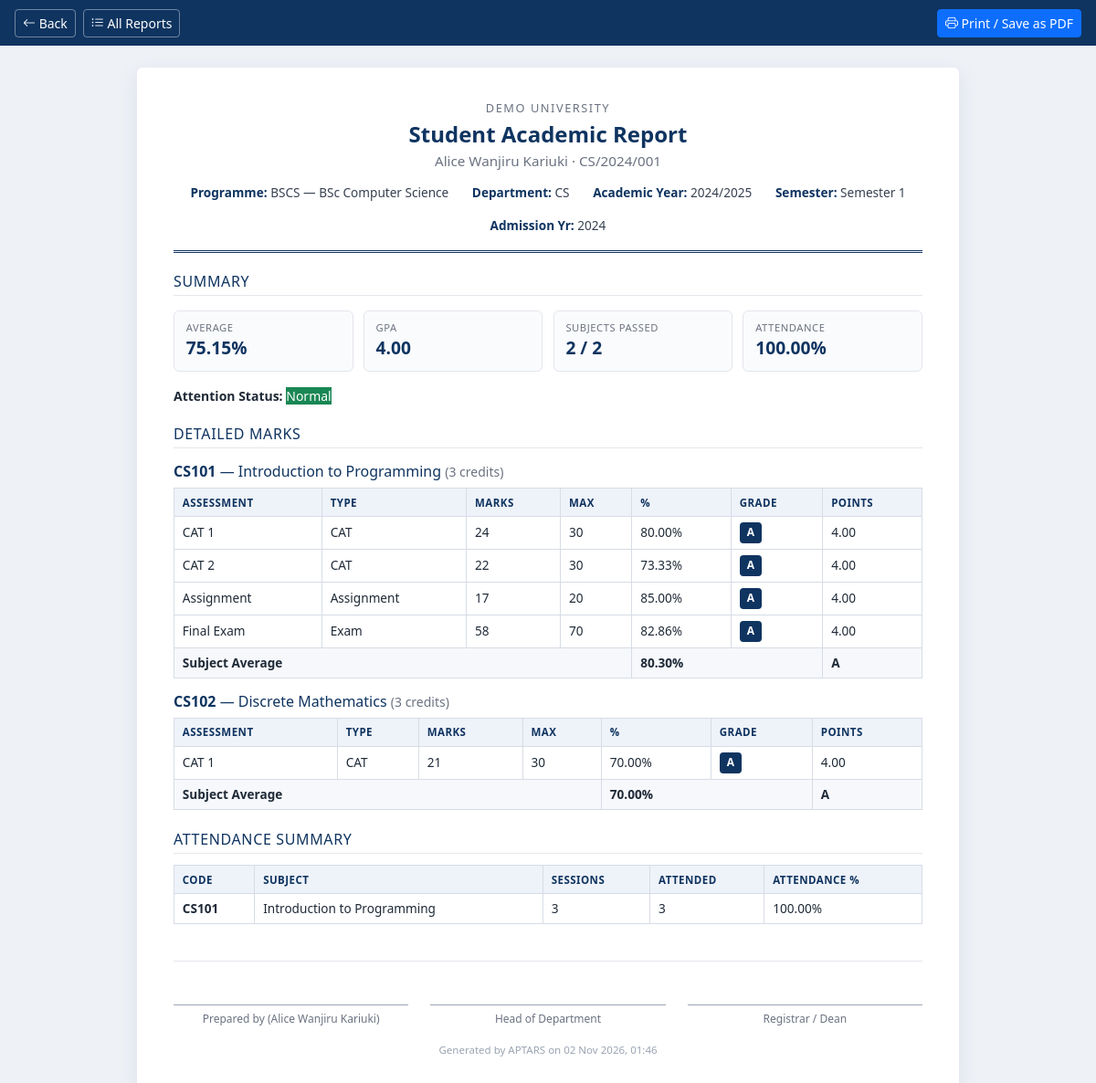
The app's page /reports/student_report.php (signed in) with its own data.
### tables this page shows
CREATE TABLE `results` (
  `id`               INT UNSIGNED NOT NULL AUTO_INCREMENT,
  `student_id`       INT UNSIGNED NOT NULL,
  `subject_id`       INT UNSIGNED NOT NULL,
  `assessment_id`    INT UNSIGNED NOT NULL,
  `semester_id`      INT UNSIGNED NOT NULL,
  `academic_year_id` INT UNSIGNED NOT NULL,
  `marks`            DECIMAL(6,2) NOT NULL,
  `max_marks`        DECIMAL(6,2) NOT NULL,
  `percentage`       DECIMAL(5,2) NOT NULL,
  `grade`            VARCHAR(3) NOT NULL,
  `grade_point`      DECIMAL(3,2) NOT NULL DEFAULT 0,
  `entered_by`       INT UNSIGNED DEFAULT NULL,
  `status`           ENUM('draft','published') NOT NULL DEFAULT 'published',
  `created_at`       TIMESTAMP NOT NULL DEFAULT CURRENT_TIMESTAMP,
  `updated_at`       TIMESTAMP NOT NULL DEFAULT CURRENT_TIMESTAMP ON UPDATE CURRENT_TIMESTAMP,
  PRIMARY KEY (`id`),
  UNIQUE KEY `uk_res_stud_ass` (`student_id`,`assessment_id`,`semester_id`),
  KEY `idx_res_subj`  (`subject_id`),
  KEY `idx_res_sem`   (`semester_id`),
  KEY `idx_res_year`  (`academic_year_id`),
  CONSTRAINT `fk_res_stud` FOREIGN KEY (`student_id`)       REFERENCES `students`(`id`)       ON UPDATE CASCADE ON DELETE CASCADE,
  CONSTRAINT `fk_res_subj` FOREIGN KEY (`subject_id`)       REFERENCES `subjects`(`id`)       ON UPDATE CASCADE ON DELETE RESTRICT,
  CONSTRAINT `fk_res_ass`  FOREIGN KEY (`assessment_id`)    REFERENCES `assessments`(`id`)    ON UPDATE CASCADE ON DELETE CASCADE,
  CONSTRAINT `fk_res_sem`  FOREIGN KEY (`semester_id`)      REFERENCES `semesters`(`id`)      ON UPDATE CASCADE ON DELETE RESTRICT,
  CONSTRAINT `fk_res_year` FOREIGN KEY (`academic_year_id`) REFERENCES `academic_years`(`id`) ON UPDATE CASCADE ON DELETE RESTRICT,
  CONSTRAINT `fk_res_user` FOREIGN KEY (`entered_by`)       REFERENCES `users`(`id`)          ON UPDATE CASCADE ON DELETE SET NULL
);

CREATE TABLE `assessments` (
  `id`          INT UNSIGNED NOT NULL AUTO_INCREMENT,
  `subject_id`  INT UNSIGNED NOT NULL,
  `semester_id` INT UNSIGNED NOT NULL,
  `name`        VARCHAR(60) NOT NULL,
  `type`        ENUM('CAT','Assignment','Practical','Exam','Other') NOT NULL DEFAULT 'CAT',
  `max_marks`   DECIMAL(6,2) NOT NULL DEFAULT 100,
  `weight`      DECIMAL(5,2) NOT NULL DEFAULT 0,
  `status`      ENUM('active','inactive') NOT NULL DEFAULT 'active',
  PRIMARY KEY (`id`),
  KEY `idx_ass_subj` (`subject_id`),
  KEY `idx_ass_sem`  (`semester_id`),
  CONSTRAINT `fk_ass_subj` FOREIGN KEY (`subject_id`)  REFERENCES `subjects`(`id`)  ON UPDATE CASCADE ON DELETE CASCADE,
  CONSTRAINT `fk_ass_sem`  FOREIGN KEY (`semester_id`) REFERENCES `semesters`(`id`) ON UPDATE CASCADE ON DELETE RESTRICT
);

CREATE TABLE `grading_scales` (
  `id`             INT UNSIGNED NOT NULL AUTO_INCREMENT,
  `grade`          VARCHAR(3) NOT NULL,
  `min_percentage` DECIMAL(5,2) NOT NULL,
  `max_percentage` DECIMAL(5,2) NOT NULL,
  `grade_point`    DECIMAL(3,2) NOT NULL,
  `description`    VARCHAR(60) DEFAULT NULL,
  PRIMARY KEY (`id`),
  UNIQUE KEY `uk_grade` (`grade`)
);

CREATE TABLE `subjects` (
  `id`            INT UNSIGNED NOT NULL AUTO_INCREMENT,
  `programme_id`  INT UNSIGNED NOT NULL,
  `department_id` INT UNSIGNED NOT NULL,
  `code`          VARCHAR(20) NOT NULL,
  `name`          VARCHAR(150) NOT NULL,
  `credit_hours`  TINYINT UNSIGNED NOT NULL DEFAULT 3,
  `semester`      ENUM('1','2','3') NOT NULL DEFAULT '1',
  `status`        ENUM('active','inactive') NOT NULL DEFAULT 'active',
  PRIMARY KEY (`id`),
  UNIQUE KEY `uk_subj_code` (`code`),
  KEY `idx_subj_prog` (`programme_id`),
  KEY `idx_subj_dept` (`department_id`),
  CONSTRAINT `fk_subj_prog` FOREIGN KEY (`programme_id`)  REFERENCES `programmes`(`id`)   ON UPDATE CASCADE ON DELETE RESTRICT,
  CONSTRAINT `fk_subj_dept` FOREIGN KEY (`department_id`) REFERENCES `departments`(`id`)  ON UPDATE CASCADE ON DELETE RESTRICT
);

### includes/analysis.php (called while the page is built, shortened)
<?php
function studentPerformanceSummary(int $studentId, int $semesterId): array {
    $pdo = db();
    $stmt = $pdo->prepare("
        SELECT sub.id AS subject_id, sub.code, sub.name,
               AVG(r.percentage) AS avg_pct,
               COUNT(r.id) AS assessment_count
        FROM results r
        JOIN subjects sub ON sub.id = r.subject_id
        WHERE r.student_id = ? AND r.semester_id = ? AND r.status='published'
        GROUP BY sub.id, sub.code, sub.name
    ");
    $stmt->execute([$studentId, $semesterId]);
    $subjects = $stmt->fetchAll();
    $avg = 0.0; $gpa = 0.0; $passed = 0; $failed = 0; $totalCredits = 0;
    foreach ($subjects as $s) {
        $p = (float)$s['avg_pct'];
        $avg += $p;
        $g = calculateGrade($p);
        $gp = calculateGradePoint($g);
        $credits = (int)(db()->query("SELECT credit_hours FROM subjects WHERE id=".(int)$s['subject_id'])->fetchColumn() ?: 0);
        $gpa += $gp * max($credits, 1);
        $totalCredits += max($credits, 1);
        if ($p >= 40) $passed++; else $failed++;
    }
    $avg = $subjects ? $avg / count($subjects) : 0.0;
    $gpa = $totalCredits > 0 ? $gpa / $totalCredits : 0.0;
    $stmt = $pdo->prepare("
        SELECT COALESCE(SUM(CASE WHEN status IN ('Present','Late') THEN 1 ELSE 0 END)/NULLIF(COUNT(*),0)*100, 0)
        FROM attendance WHERE student_id=? AND semester_id=?
    ");
    $stmt->execute([$studentId, $semesterId]);
    $attendance = (float)$stmt->fetchColumn();
    return [
        'avg' => $avg, 'gpa' => $gpa,
        'passed' => $passed, 'failed' => $failed,
        'subjects' => count($subjects),
        'attendance_pct' => $attendance,
        'per_subject' => $subjects,
    ];
}
function attentionStatus(int $studentId, int $semesterId): array {
    $attThr  = (float)setting('attendance_threshold', 75);
    $failThr = (int)setting('failed_subjects_threshold', 2);
    $sum = studentPerformanceSummary($studentId, $semesterId);
    $avg = $sum['avg']; $att = $sum['attendance_pct']; $failed = $sum['failed'];
    $reason = [];
    $status = 'Normal';
    return ['status'=>$status, 'reason'=>$reason, 'avg'=>$avg, 'attendance'=>$att, 'failed'=>$failed];
}

### config/database.php (called while the page is built, shortened)
<?php
function db(): PDO
{
    static $pdo = null;
    if ($pdo instanceof PDO) {
        return $pdo;
    }
    $dsn = sprintf('mysql:host=%s;dbname=%s;charset=%s', DB_HOST, DB_NAME, DB_CHARSET);
    $options = [
        PDO::ATTR_ERRMODE            => PDO::ERRMODE_EXCEPTION,
        PDO::ATTR_DEFAULT_FETCH_MODE => PDO::FETCH_ASSOC,
        PDO::ATTR_EMULATE_PREPARES   => false,
    ];
    try {
        $pdo = new PDO($dsn, DB_USER, DB_PASS, $options);
    } catch (PDOException $e) {
        error_log('[APTARS DB ERROR] ' . $e->getMessage());
        http_response_code(500);
        exit('Database connection failed. Please check config/database.php.');
    }
    return $pdo;
}

### includes/auth.php (called while the page is built, shortened)
<?php
require_once __DIR__ . '/../config/database.php';
require_once __DIR__ . '/functions.php';
function isLoggedIn(): bool {
    return !empty($_SESSION['user_id']) && !empty($_SESSION['role']);
}
function currentUser(): ?array {
    return [
        'id'         => (int)$_SESSION['user_id'],
        'username'   => $_SESSION['username']   ?? '',
        'email'      => $_SESSION['email']      ?? '',
        'role'       => $_SESSION['role'],
        'name'       => $_SESSION['full_name']  ?? ($_SESSION['username'] ?? ''),
        'profile_id' => $_SESSION['profile_id'] ?? null,
    ];
}
function currentProfile(): ?array {
    $u = currentUser();
    try {
        if ($u['role'] === 'student') {
            $stmt = db()->prepare('SELECT * FROM students WHERE user_id = ? LIMIT 1');
        } elseif ($u['role'] === 'lecturer') {
            $stmt = db()->prepare('SELECT * FROM lecturers WHERE user_id = ? LIMIT 1');
        } else {
            return null;
        }
        $stmt->execute([$u['id']]);
        return $stmt->fetch() ?: null;
    } catch (Throwable $t) {
        return null;
    }
}

### includes/functions.php (called while the page is built, shortened)
<?php
function e(?string $v): string {
    return htmlspecialchars((string)$v, ENT_QUOTES | ENT_SUBSTITUTE, 'UTF-8');
}
function get(string $key, $default = null) {
    return isset($_GET[$key]) ? trim((string)$_GET[$key]) : $default;
}
function setting(string $key, $default = null) {
    static $cache = null;
    if ($cache === null) {
        $cache = [];
        try {
            foreach (db()->query('SELECT setting_key, setting_value FROM settings') as $row) {
                $cache[$row['setting_key']] = $row['setting_value'];
            }
        } catch (Throwable $t) {  }
    }
    return $cache[$key] ?? $default;
}
function gradeForPercentage(float $percentage): array {
    static $scales = null;
    if ($scales === null) {
        try {
            $scales = db()->query('SELECT * FROM grading_scales ORDER BY min_percentage DESC')->fetchAll();
        } catch (Throwable $t) { $scales = []; }
    }
    foreach ($scales as $s) {
        if ($percentage >= (float)$s['min_percentage'] && $percentage <= (float)$s['max_percentage']) {
            return $s;
        }
    }
    return ['grade' => 'E', 'grade_point' => 0.0, 'description' => 'Fail'];
}
function calculateGrade(float $percentage): string {
    return gradeForPercentage($percentage)['grade'];
}
function calculateGradePoint(string $grade): float {
    static $map = null;
    if ($map === null) {
        $map = [];
        try {
            foreach (db()->query('SELECT grade, grade_point FROM grading_scales') as $r) {
                $map[$r['grade']] = (float)$r['grade_point'];
            }
        } catch (Throwable $t) {}
    }
    return $map[$grade] ?? 0.0;
}
function pct(?float $v, int $dp = 2): string {
    return $v === null ? '-' : number_format($v, $dp) . '%';
}

### reports/student_report.php (the view, shortened to what this page needs)
<?php
require_once __DIR__ . '/../includes/auth.php';
require_once __DIR__ . '/../includes/analysis.php';
require_once __DIR__ . '/../includes/report_shell.php';
$role = $_SESSION['role'];
$myProfile = currentProfile();
$semId = (int)get('semester_id', (int)setting('current_semester_id', 1));
$studentId = (int)get('student_id', 0);
if ($role === 'student') {
    $studentId = (int)($myProfile['id'] ?? 0);
}
    ?>
    <?php
$summary   = studentPerformanceSummary($studentId, $semId);
$attention = attentionStatus($studentId, $semId);
$stmt = db()->prepare("
    SELECT r.marks, r.max_marks, r.percentage, r.grade, r.grade_point,
           sub.code AS subj_code, sub.name AS subj_name, sub.credit_hours,
           a.name AS assessment_name, a.type
    FROM results r
    JOIN subjects sub ON sub.id = r.subject_id
    JOIN assessments a ON a.id = r.assessment_id
    WHERE r.student_id = ? AND r.semester_id = ? AND r.status='published'
    ORDER BY sub.code, a.id
");
$stmt->execute([$studentId, $semId]);
$results = $stmt->fetchAll();
$bySubject = [];
foreach ($results as $r) {
    $bySubject[$r['subj_code']]['name'] = $r['subj_name'];
    $bySubject[$r['subj_code']]['credits'] = $r['credit_hours'];
    $bySubject[$r['subj_code']]['rows'][] = $r;
}
$stmt = db()->prepare("
    SELECT sub.code, sub.name, COUNT(*) AS sessions,
           SUM(CASE WHEN a.status IN ('Present','Late') THEN 1 ELSE 0 END) AS attended
    FROM attendance a
    JOIN subjects sub ON sub.id = a.subject_id
    WHERE a.student_id = ? AND a.semester_id = ?
    GROUP BY sub.id, sub.code, sub.name ORDER BY sub.code
");
$stmt->execute([$studentId, $semId]);
$attendance = $stmt->fetchAll();
?>
  <section class="report-section">
    <h2>Summary</h2>
    <div class="stat-grid">
      <div class="stat-box"><div class="lbl">Average</div><div class="val"><?= pct($summary['avg']) ?></div></div>
      <div class="stat-box"><div class="lbl">GPA</div><div class="val"><?= number_format($summary['gpa'],2) ?></div></div>
      <div class="stat-box"><div class="lbl">Subjects Passed</div><div class="val"><?= (int)$summary['passed'] ?> / <?= (int)$summary['subjects'] ?></div></div>
      <div class="stat-box"><div class="lbl">Attendance</div><div class="val"><?= pct($summary['attendance_pct']) ?></div></div>
    </div>
    <p><strong>Attention Status:</strong>
      <span class="badge-status-<?= $attention['status']==='Requires Attention'?'Requires':e($attention['status']) ?>">
        <?= e($attention['status']) ?>
      </span>
    </p>
  </section>
  <section class="report-section">
    <h2>Detailed Marks</h2>
    <?php if ($bySubject): ?>
      <?php foreach ($bySubject as $code => $subj): ?>
        <h6 style="margin-top:1rem;color:#0f3460"><strong><?= e($code) ?></strong> — <?= e($subj['name']) ?> <small class="muted">(<?= (int)$subj['credits'] ?> credits)</small></h6>
        <table>
          <thead><tr><th>Assessment</th><th>Type</th><th>Marks</th><th>Max</th><th>%</th><th>Grade</th><th>Points</th></tr></thead>
          <tbody>
          <?php $subjSum = 0; $subjN = 0;
                foreach ($subj['rows'] as $r): $subjSum += (float)$r['percentage']; $subjN++; ?>
            <tr>
              <td><?= e($r['assessment_name']) ?></td>
              <td><?= e($r['type']) ?></td>
              <td><?= (float)$r['marks'] ?></td>
              <td><?= (float)$r['max_marks'] ?></td>
              <td><?= pct((float)$r['percentage']) ?></td>
              <td><span class="badge-grade"><?= e($r['grade']) ?></span></td>
              <td><?= number_format((float)$r['grade_point'],2) ?></td>
            </tr>
          <?php endforeach; ?>
          </tbody>
          <tfoot>
            <tr>
              <td colspan="4"><strong>Subject Average</strong></td>
              <td colspan="2"><strong><?= pct($subjN ? $subjSum/$subjN : 0) ?></strong></td>
              <td><strong><?= e(calculateGrade($subjN ? $subjSum/$subjN : 0)) ?></strong></td>
            </tr>
          </tfoot>
        </table>
      <?php endforeach; ?>
    <?php else: ?>
      <p class="empty-msg">No published results for this semester.</p>
    <?php endif; ?>
  </section>
  <section class="report-section">
    <h2>Attendance Summary</h2>
    <?php if ($attendance): ?>
      <table>
        <thead><tr><th>Code</th><th>Subject</th><th>Sessions</th><th>Attended</th><th>Attendance %</th></tr></thead>
        <tbody>
        <?php foreach ($attendance as $a): $p = (int)$a['sessions']>0 ? (int)$a['attended']/(int)$a['sessions']*100 : 0; ?>
          <tr>
            <td><strong><?= e($a['code']) ?></strong></td>
            <td><?= e($a['name']) ?></td>
            <td><?= (int)$a['sessions'] ?></td>
            <td><?= (int)$a['attended'] ?></td>
            <td><?= pct($p) ?></td>
          </tr>
        <?php endforeach; ?>
        </tbody>
      </table>
    <?php else: ?>
      <p class="empty-msg">No attendance records for this semester.</p>
    <?php endif; ?>
  </section>

### records on screen
results: assessment.name "CAT 1", assessment.type "CAT", marks "24", max_marks "30", percentage "80.00%", grade "A", grade_point "4.00"
results: assessment.name "CAT 2", assessment.type "CAT", marks "22", max_marks "30", percentage "73.33%", grade "A", grade_point "4.00"
results: assessment.name "Assignment", assessment.type "Assignment", marks "17", max_marks "20", percentage "85.00%", grade "A", grade_point "4.00"
results: assessment.name "Final Exam", assessment.type "Exam", marks "58", max_marks "70", percentage "82.86%", grade "A", grade_point "4.00"
grading_scales: calculateGrade($subjN?$subjSum/$subjN:0) "A"
results: code "CS102", subject.name "Discrete Mathematics", subject.credit_hours "3", assessment.name "CAT 1", assessment.type "CAT", marks "21", max_marks "30", percentage "70.00%", grade "A", grade_point "4.00", subjN "70.00%"

### other values on screen
$inst "DEMO UNIVERSITY"
$title "Student Academic Report"
$subtitle "Alice Wanjiru Kariuki · CS/2024/001"
$k "Programme"
$v "BSCS — BSc Computer Science"
$k "Department"
$v "CS"
$k "Academic Year"
$v "2024/2025"
$k "Semester"
$v "Semester 1"
$k "Admission Yr"
$v "2024"
pct($summary['avg']) "75.15%"
$summary['gpa'] "4.00"
